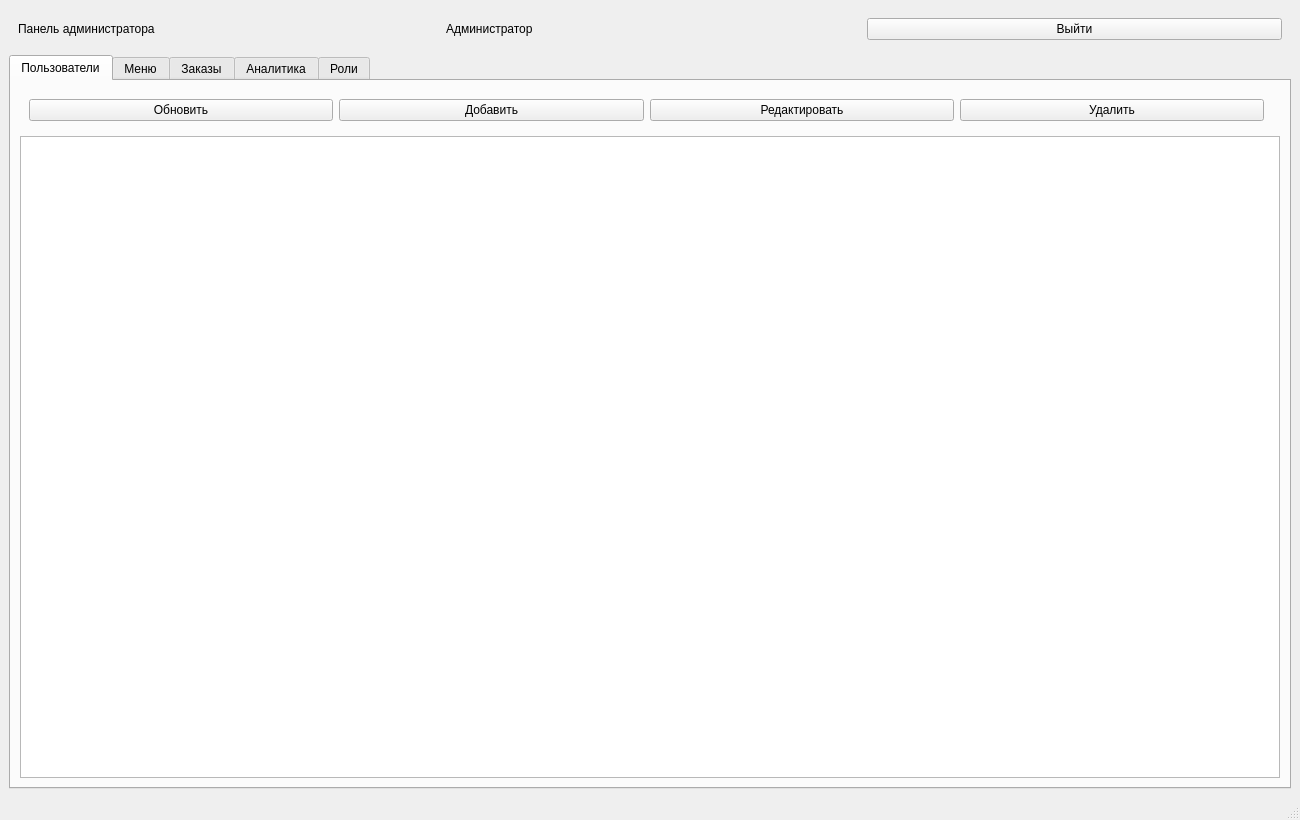
<?xml version="1.0" encoding="UTF-8"?>
<ui version="4.0">
 <class>AdminWindow</class>
 <widget class="QMainWindow" name="AdminWindow">
  <property name="geometry"><rect><x>0</x><y>0</y><width>1300</width><height>820</height></rect></property>
  <property name="windowTitle"><string>Пиццерия — Администратор</string></property>
  <widget class="QWidget" name="centralwidget">
   <layout class="QVBoxLayout" name="verticalLayoutMain">
    <item>
     <widget class="QWidget" name="frameTop">
      <layout class="QHBoxLayout" name="horizontalLayoutTop">
       <item><widget class="QLabel" name="labelWindowTitle"><property name="text"><string>Панель администратора</string></property></widget></item>
       <item><spacer name="sp1"><property name="orientation"><enum>Qt::Horizontal</enum></property></spacer></item>
       <item><widget class="QLabel" name="labelCurrentUser"><property name="text"><string>Администратор</string></property></widget></item>
       <item><widget class="QPushButton" name="pushButtonLogout"><property name="text"><string>Выйти</string></property></widget></item>
      </layout>
     </widget>
    </item>
    <item>
     <widget class="QTabWidget" name="tabWidgetMain">
      <widget class="QWidget" name="tabUsers">
       <attribute name="title"><string>Пользователи</string></attribute>
       <layout class="QVBoxLayout" name="verticalLayoutUsers">
        <item>
         <widget class="QWidget" name="frameUsersButtons">
          <layout class="QHBoxLayout" name="horizontalLayoutUsersButtons">
           <item><widget class="QPushButton" name="pushButtonRefreshUsers"><property name="text"><string>Обновить</string></property></widget></item>
           <item><widget class="QPushButton" name="pushButtonAddUser"><property name="text"><string>Добавить</string></property></widget></item>
           <item><widget class="QPushButton" name="pushButtonEditUser"><property name="text"><string>Редактировать</string></property></widget></item>
           <item><widget class="QPushButton" name="pushButtonDeleteUser"><property name="text"><string>Удалить</string></property></widget></item>
           <item><spacer name="sp2"><property name="orientation"><enum>Qt::Horizontal</enum></property></spacer></item>
          </layout>
         </widget>
        </item>
        <item><widget class="QTableWidget" name="tableWidgetUsers"/></item>
       </layout>
      </widget>
      <widget class="QWidget" name="tabMenu">
       <attribute name="title"><string>Меню</string></attribute>
       <layout class="QVBoxLayout" name="verticalLayoutMenu">
        <item>
         <widget class="QWidget" name="frameMenuButtons">
          <layout class="QHBoxLayout" name="horizontalLayoutMenuButtons">
           <item><widget class="QPushButton" name="pushButtonRefreshMenu"><property name="text"><string>Обновить</string></property></widget></item>
           <item><widget class="QPushButton" name="pushButtonAddPizza"><property name="text"><string>Добавить</string></property></widget></item>
           <item><widget class="QPushButton" name="pushButtonEditPizza"><property name="text"><string>Редактировать</string></property></widget></item>
           <item><widget class="QPushButton" name="pushButtonDeletePizza"><property name="text"><string>Удалить</string></property></widget></item>
           <item><widget class="QPushButton" name="pushButtonOpenOffers"><property name="text"><string>Акции</string></property></widget></item>
           <item><spacer name="sp3"><property name="orientation"><enum>Qt::Horizontal</enum></property></spacer></item>
          </layout>
         </widget>
        </item>
        <item>
         <widget class="QScrollArea" name="scrollAreaMenu">
          <property name="widgetResizable"><bool>true</bool></property>
          <widget class="QWidget" name="scrollAreaWidgetContentsMenu"/>
         </widget>
        </item>
       </layout>
      </widget>
      <widget class="QWidget" name="tabOrders">
       <attribute name="title"><string>Заказы</string></attribute>
       <layout class="QVBoxLayout" name="verticalLayoutOrders">
        <item>
         <widget class="QWidget" name="frameOrderFilters">
          <layout class="QGridLayout" name="gridLayoutOrderFilters">
           <item row="0" column="0"><widget class="QLabel" name="labelDateFrom"><property name="text"><string>Дата с</string></property></widget></item>
           <item row="0" column="1"><widget class="QDateEdit" name="dateEditFrom"/></item>
           <item row="0" column="2"><widget class="QLabel" name="labelDateTo"><property name="text"><string>Дата по</string></property></widget></item>
           <item row="0" column="3"><widget class="QDateEdit" name="dateEditTo"/></item>
           <item row="0" column="4"><widget class="QLabel" name="labelStatusFilter"><property name="text"><string>Статус</string></property></widget></item>
           <item row="0" column="5"><widget class="QComboBox" name="comboBoxStatusFilter"/></item>
           <item row="0" column="6"><widget class="QPushButton" name="pushButtonApplyOrderFilters"><property name="text"><string>Применить</string></property></widget></item>
           <item row="0" column="7"><widget class="QPushButton" name="pushButtonRefreshOrders"><property name="text"><string>Обновить</string></property></widget></item>
          </layout>
         </widget>
        </item>
        <item><widget class="QTableWidget" name="tableWidgetOrders"/></item>
        <item>
         <widget class="QWidget" name="frameOrderStatus">
          <layout class="QHBoxLayout" name="horizontalLayoutOrderStatus">
           <item><widget class="QLabel" name="labelSelectedOrder"><property name="text"><string>Выбранный заказ</string></property></widget></item>
           <item><widget class="QLineEdit" name="lineEditSelectedOrderId"/></item>
           <item><widget class="QLabel" name="labelNewStatus"><property name="text"><string>Новый статус</string></property></widget></item>
           <item><widget class="QComboBox" name="comboBoxNewStatus"/></item>
           <item><widget class="QPushButton" name="pushButtonUpdateStatus"><property name="text"><string>Изменить статус</string></property></widget></item>
          </layout>
         </widget>
        </item>
       </layout>
      </widget>
      <widget class="QWidget" name="tabAnalytics">
       <attribute name="title"><string>Аналитика</string></attribute>
       <layout class="QVBoxLayout" name="verticalLayoutAnalytics">
        <item>
         <widget class="QWidget" name="frameAnalyticsTop">
          <layout class="QHBoxLayout" name="horizontalLayoutAnalyticsTop">
           <item><widget class="QPushButton" name="pushButtonRefreshAnalytics"><property name="text"><string>Обновить</string></property></widget></item>
           <item><widget class="QPushButton" name="pushButtonGenerateReport"><property name="text"><string>Сформировать отчет</string></property></widget></item>
           <item><spacer name="sp4"><property name="orientation"><enum>Qt::Horizontal</enum></property></spacer></item>
          </layout>
         </widget>
        </item>
        <item><widget class="QGroupBox" name="groupBoxTotalSales"><property name="title"><string>Общая сумма заказов</string></property><layout class="QVBoxLayout" name="verticalLayoutTotalSales"><item><widget class="QLabel" name="labelTotalSalesValue"><property name="text"><string>0.00 ₽</string></property></widget></item></layout></widget></item>
        <item><widget class="QGroupBox" name="groupBoxOrderStats"><property name="title"><string>Статистика по статусам</string></property><layout class="QVBoxLayout" name="verticalLayoutOrderStats"><item><widget class="QTableWidget" name="tableWidgetStatusStats"/></item></layout></widget></item>
        <item><widget class="QGroupBox" name="groupBoxPopularPizzas"><property name="title"><string>Популярные позиции</string></property><layout class="QVBoxLayout" name="verticalLayoutPopular"><item><widget class="QTableWidget" name="tableWidgetPopularPizzas"/></item></layout></widget></item>
       </layout>
      </widget>
      <widget class="QWidget" name="tabRoles">
       <attribute name="title"><string>Роли</string></attribute>
       <layout class="QVBoxLayout" name="verticalLayoutRoles">
        <item>
         <widget class="QWidget" name="frameRolesButtons">
          <layout class="QHBoxLayout" name="horizontalLayoutRolesButtons">
           <item><widget class="QPushButton" name="pushButtonRefreshRoles"><property name="text"><string>Обновить</string></property></widget></item>
           <item><widget class="QPushButton" name="pushButtonAddRole"><property name="text"><string>Добавить</string></property></widget></item>
           <item><widget class="QPushButton" name="pushButtonEditRole"><property name="text"><string>Редактировать</string></property></widget></item>
           <item><widget class="QPushButton" name="pushButtonDeleteRole"><property name="text"><string>Удалить</string></property></widget></item>
           <item><spacer name="sp5"><property name="orientation"><enum>Qt::Horizontal</enum></property></spacer></item>
          </layout>
         </widget>
        </item>
        <item><widget class="QTableWidget" name="tableWidgetRoles"/></item>
       </layout>
      </widget>
     </widget>
    </item>
   </layout>
  </widget>
  <widget class="QMenuBar" name="menubar"/>
  <widget class="QStatusBar" name="statusbar"/>
 </widget>
 <resources/>
 <connections/>
</ui>
